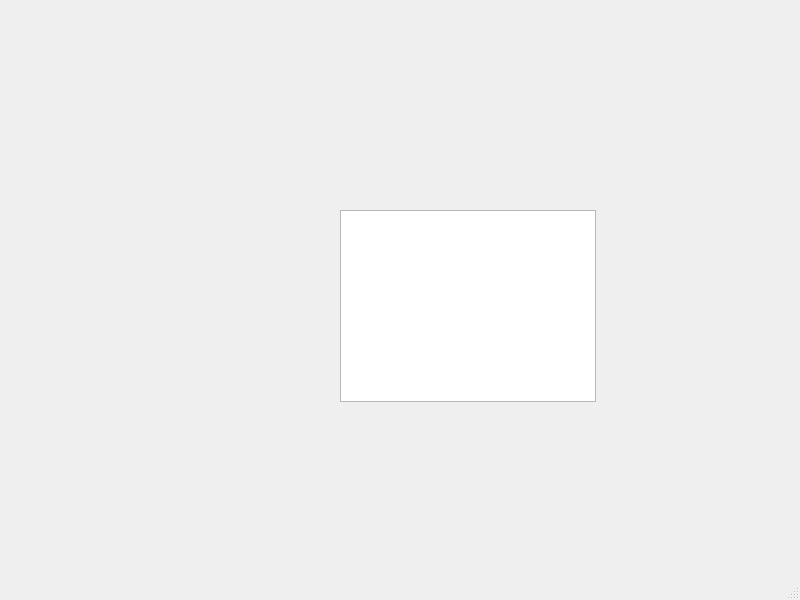
<?xml version="1.0" encoding="UTF-8"?>
<ui version="4.0">
 <class>MainWindow</class>
 <widget class="QMainWindow" name="MainWindow">
  <property name="geometry">
   <rect>
    <x>0</x>
    <y>0</y>
    <width>800</width>
    <height>600</height>
   </rect>
  </property>
  <property name="windowTitle">
   <string>MainWindow</string>
  </property>
  <widget class="QWidget" name="centralwidget">
   <widget class="QTableView" name="tableView">
    <property name="geometry">
     <rect>
      <x>340</x>
      <y>210</y>
      <width>256</width>
      <height>192</height>
     </rect>
    </property>
   </widget>
  </widget>
  <widget class="QMenuBar" name="menubar">
   <property name="geometry">
    <rect>
     <x>0</x>
     <y>0</y>
     <width>800</width>
     <height>26</height>
    </rect>
   </property>
  </widget>
  <widget class="QStatusBar" name="statusbar"/>
 </widget>
 <resources/>
 <connections/>
</ui>
